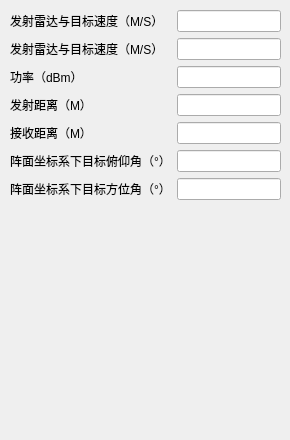
        <widget class="QWidget" name="TargetParamType0CurrentTab">
         <attribute name="title">
          <string>方式0</string>
         </attribute>
         <widget class="QWidget" name="layoutWidget">
          <property name="geometry">
           <rect>
            <x>10</x>
            <y>10</y>
            <width>271</width>
            <height>421</height>
           </rect>
          </property>
          <layout class="QFormLayout" name="formLayout">
           <item row="0" column="0">
            <widget class="QLabel" name="label">
             <property name="text">
              <string>发射雷达与目标速度（M/S）</string>
             </property>
            </widget>
           </item>
           <item row="0" column="1">
            <widget class="QLineEdit" name="SpeedTranLineEditType0"/>
           </item>
           <item row="1" column="0">
            <widget class="QLabel" name="label_2">
             <property name="text">
              <string>发射雷达与目标速度（M/S）</string>
             </property>
            </widget>
           </item>
           <item row="1" column="1">
            <widget class="QLineEdit" name="SpeedRecvLineEditType0"/>
           </item>
           <item row="2" column="0">
            <widget class="QLabel" name="label_3">
             <property name="text">
              <string>功率（dBm）</string>
             </property>
            </widget>
           </item>
           <item row="2" column="1">
            <widget class="QLineEdit" name="PowerLineEditType0"/>
           </item>
           <item row="3" column="0">
            <widget class="QLabel" name="label_4">
             <property name="text">
              <string>发射距离（M）</string>
             </property>
            </widget>
           </item>
           <item row="3" column="1">
            <widget class="QLineEdit" name="DistanceTranLineEditType0"/>
           </item>
           <item row="4" column="0">
            <widget class="QLabel" name="label_5">
             <property name="text">
              <string>接收距离（M）</string>
             </property>
            </widget>
           </item>
           <item row="4" column="1">
            <widget class="QLineEdit" name="DistanceRecvLineEditType0"/>
           </item>
           <item row="5" column="0">
            <widget class="QLabel" name="label_6">
             <property name="text">
              <string>阵面坐标系下目标俯仰角（°）</string>
             </property>
            </widget>
           </item>
           <item row="5" column="1">
            <widget class="QLineEdit" name="ThetaLineEditType0"/>
           </item>
           <item row="6" column="0">
            <widget class="QLabel" name="label_7">
             <property name="text">
              <string>阵面坐标系下目标方位角（°）</string>
             </property>
            </widget>
           </item>
           <item row="6" column="1">
            <widget class="QLineEdit" name="PhiLineEditType0"/>
           </item>
          </layout>
         </widget>
        </widget>
